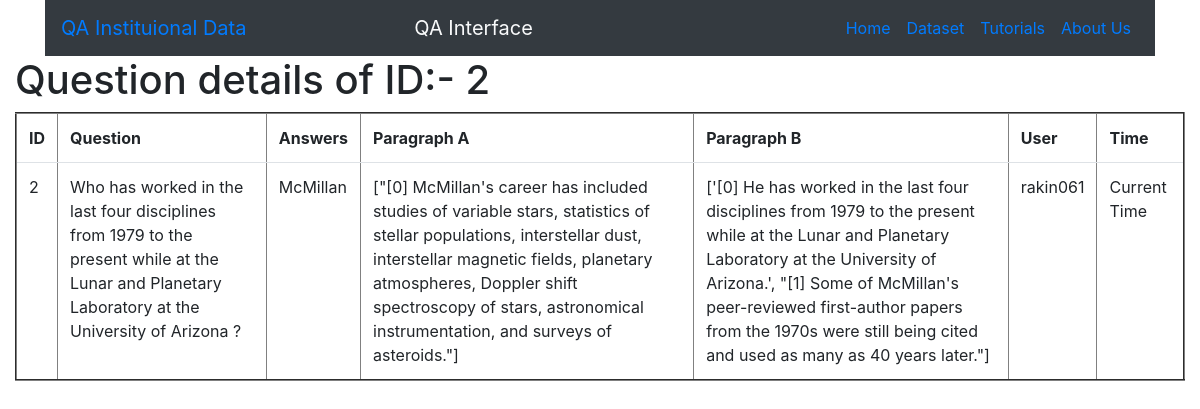
/element/2, run on the app's committed database.
### qa_interface/models.py (models this page shows, shortened)
class QA_Interface(models.Model):
	source_id=models.CharField(max_length=30,blank=False,null=False) # max_length = required
	title_A=models.CharField(blank=False, null=False,max_length=35)
	par_A=models.TextField(blank=False, null=False)
	title_B=models.CharField(blank=False, null=False,max_length=35)
	par_B = models.TextField(blank=False, null=False)
	question=models.TextField(blank=False, null=False, max_length=1000,help_text=' &nbsp; <button type="button" class="btn btn-danger btn-sm align-top" data-bs-container="body" '
																					  'data-bs-toggle="popover" data-bs-placement="right" data-bs-html="true"  '
																					  'data-bs-content=" Multi-hop questions require systems to aggregate information between '
																				      'multiple contexts, the ability of a system to reason over multiple sources of '
																				      'data such as paragraphs to output desired answer. Here, the system has to reason with information taken from more than one document '
																				      '(i.e. Parapgaphs) to arrive at the final answer. <br> <br> <b> Example: </b> What is the population of the capital city of Bangladesh ? '
																				      '<br> <b>Answer: </b> 40 Millions !!'
																				 	  '<br> <b>Reasoning:</b> Capital City of Bangladesh ---> Dhaka ---> Population: 40 Millions. '
																				      '<br> <br> Click <a href='' https://hotpotqa.github.io/ '' '
																				      'target=''_blank'' > here </a> to see further details of multihop questions ! "> ? </button>')
	answer=models.TextField(blank=False, null=False, max_length=100)
	question_type_choices= [('Bridge_entity', 'Bridge'),('Comparison', 'Comparison'),('Intersection', 'Intersection'),('Commonsense_reasoning', 'Commonsense')]
	question_type=models.CharField(max_length=22, choices=question_type_choices, default='Bridge_entity',help_text=' &nbsp; <button type="button" class="btn btn-danger btn-sm align-top" data-bs-container="body" '
																					  'data-bs-toggle="popover" data-bs-placement="right" data-bs-html="true"  '
																					  'data-bs-content=" Types of multi hop question you entered. Click <a href='' https://github.com/UA-KMAP/KMAP-QA/blob/main/qa_interface/templates/images/MHQA.png '' '
																				      'target=''_blank''> here </a> to see details of different types of multi hop question. "> ? </button>')
	level_choices=[('Hard','Hard'),('Medium','Medium'),('Easy','Easy')]
	level=models.CharField(max_length=6, choices=level_choices, default='Easy', help_text=' &nbsp; <button type="button" class="btn btn-danger btn-sm align-top" data-bs-container="body" '
																					  'data-bs-toggle="popover" data-bs-placement="right" data-bs-html="true"  '
																					  'data-bs-content="Difficulty level of the multi hop question you entered! "> ? </button>' )
	supporting_facts=models.TextField(blank=False, null=False,max_length=4, help_text=' &nbsp; <button type="button" class="btn btn-danger btn-sm align-top" data-bs-container="body" '
																					  'data-bs-toggle="popover" data-bs-placement="right" data-bs-html="true"  '
																					  'data-bs-content="Supporting facts specify the sentences involved while creating the multi hop question from '
																					  'both of the paragraphs.<br> <b>Example Input: 0,1. </b> It indicates that first sentence from the first paragraph and '
																					  'second sentence from the second paragraph have been used to produce the multi hop question.."> ? </button>')

### qa_interface/views.py (the view)
# urls.py: path("element/<int:id>", dynamic_view, name="qa_entity"),
def dynamic_view(request,id):
	try:
		obj=QA_Interface.objects.get(id=id)
	except QA_Interface.DoesNotExist:
		raise Http404
	context={
		"element": obj,
		"id":id,
	}
	return render(request,"entity.html",context)

### qa_interface/templates/entity.html
{% extends 'base.html' %}
{% block content %}
<h1> Question details of ID:- {{id}}  </h1>
<table border="2" class="table table-hover ">
	<tr>
		<th>ID</th>
		<th>Question</th>
		<th>Answers</th>
		<th>Paragraph A</th>
		<th>Paragraph B</th>
		<th>User</th>
		<th>Time</th>
	</tr>
		<tr>
			<td>{{element.id}}</a></td>
			<td>{{element.question}}</td>
			<td>{{element.answer}}</td>
			<td>{{element.par_A}}</td>
			<td>{{element.par_B}}</td>
			<td>rakin061</td>
			<td>Current Time</td>
		</tr>
</table>
{% endblock %}

### data on the page
QA_Interface: id "2", question "Who has worked in the last four disciplines from 1979 to the present while at the Lunar and Planetary Laboratory at the University of Arizona ?", answer "McMillan", par_A "[\"[0] McMillan's career has included studies of variable stars, statistics of stellar populations, interstellar dust, interstellar magnetic fields, planetary atmospheres, Doppler shift spectroscopy of stars, astronomical instrumentation, and surveys of asteroids.\"]", par_B "['[0] He has worked in the last four disciplines from 1979 to the present while at the Lunar and Planetary Laboratory at the University of Arizona.', \"[1] Some of McMillan's peer-reviewed first-author papers from the 1970s were still being cited and used as many as 40 years later.\"]"

### other printed values
{{ id }} "2"
